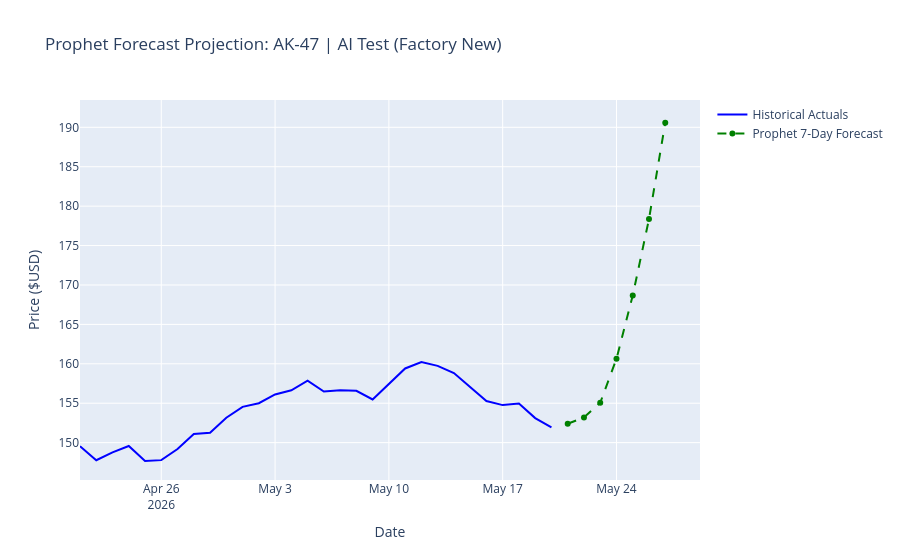

Notebook code cell kept with this figure:
### Markdown cell above
## 4. Prophet Model Training & Backtesting
Now we pass our preprocessed `df_train` to Prophet, generate the forecast, and plot the actual vs predicted trajectory.

### Code cell
predictor = CS2Predictor()

# Train Prophet & Predict the future 7 days
df_forecast = predictor.train_and_forecast(df_train, df_future)

# Visualization: Past + Future Trajectory
fig_pred = go.Figure()

# Actual Prices
fig_pred.add_trace(go.Scatter(x=df_train['ds'], y=df_train['y'], name="Historical Actuals", line=dict(color='blue')))

# Predicted Future Prices
fig_pred.add_trace(go.Scatter(x=df_forecast['target_date'], y=df_forecast['predicted_price'], name="Prophet 7-Day Forecast", line=dict(color='green', dash='dash')))

fig_pred.update_layout(title=f"Prophet Forecast Projection: {hash_name}", xaxis_title="Date", yaxis_title="Price ($USD)")
fig_pred.show()

### Figure 1 — Plotly figure (JSON) as saved in the notebook; plotly's stock layout.template omitted (floating-point values rounded to 4 significant figures)
{"data": [{"line": {"color": "blue"}, "name": "Historical Actuals", "type": "scatter", "x": ["2026-04-21T00:00:00.000000", "2026-04-22T00:00:00.000000", "2026-04-23T00:00:00.000000", "2026-04-24T00:00:00.000000", "2026-04-25T00:00:00.000000", "2026-04-26T00:00:00.000000", "2026-04-27T00:00:00.000000", "2026-04-28T00:00:00.000000", "2026-04-29T00:00:00.000000", "2026-04-30T00:00:00.000000", "2026-05-01T00:00:00.000000", "2026-05-02T00:00:00.000000", "2026-05-03T00:00:00.000000", "2026-05-04T00:00:00.000000", "2026-05-05T00:00:00.000000", "2026-05-06T00:00:00.000000", "2026-05-07T00:00:00.000000", "2026-05-08T00:00:00.000000", "2026-05-09T00:00:00.000000", "2026-05-10T00:00:00.000000", "2026-05-11T00:00:00.000000", "2026-05-12T00:00:00.000000", "2026-05-13T00:00:00.000000", "2026-05-14T00:00:00.000000", "2026-05-15T00:00:00.000000", "2026-05-16T00:00:00.000000", "2026-05-17T00:00:00.000000", "2026-05-18T00:00:00.000000", "2026-05-19T00:00:00.000000", "2026-05-20T00:00:00.000000"], "y": [149.6, 147.8, 148.8, 149.6, 147.7, 147.8, 149.2, 151.1, 151.3, 153.2, 154.5, 155.0, 156.1, 156.6, 157.9, 156.5, 156.7, 156.6, 155.5, 157.5, 159.4, 160.2, 159.7, 158.8, 157.1, 155.3, 154.8, 154.9, 153.1, 151.9]}, {"line": {"color": "green", "dash": "dash"}, "name": "Prophet 7-Day Forecast", "type": "scatter", "x": ["2026-05-21T00:00:00.000000", "2026-05-22T00:00:00.000000", "2026-05-23T00:00:00.000000", "2026-05-24T00:00:00.000000", "2026-05-25T00:00:00.000000", "2026-05-26T00:00:00.000000", "2026-05-27T00:00:00.000000"], "y": [152.4, 153.2, 155.1, 160.6, 168.7, 178.4, 190.6]}], "layout": {"title": {"text": "Prophet Forecast Projection: AK-47 | AI Test (Factory New)"}, "xaxis": {"title": {"text": "Date"}}, "yaxis": {"title": {"text": "Price ($USD)"}}}}
